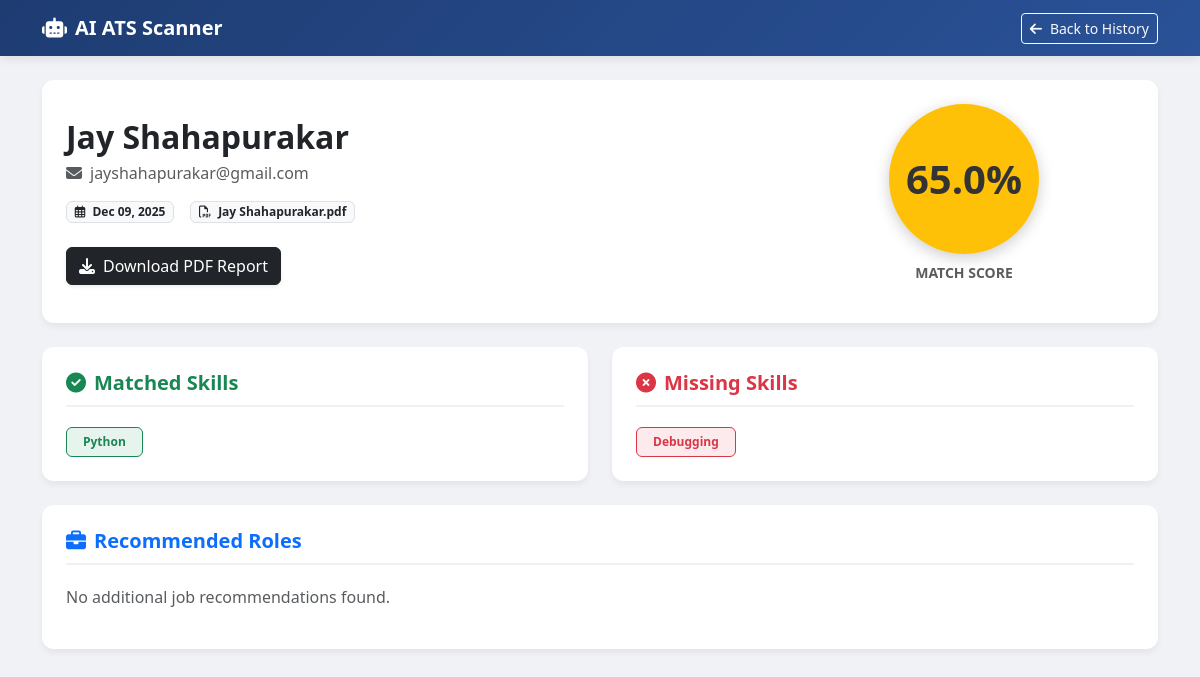
Screenshot of /history/17/ with the database file from the repository.
### scanner/models.py (models this page shows, shortened)
class ScanHistory(models.Model):
    user = models.ForeignKey(User, on_delete=models.CASCADE, null=True, blank=True)
    candidate_name = models.CharField(max_length=200, blank=True, null=True)
    email = models.CharField(max_length=200, blank=True, null=True)
    resume_filename = models.CharField(max_length=200)
    ats_score = models.FloatField()
    matched_skills = models.JSONField(default=list)
    missing_skills = models.JSONField(default=list)
    scan_date = models.DateTimeField(auto_now_add=True)

### scanner/views.py (the view)
# urls.py: path('history/<int:pk>/', views.view_scan, name='view_scan'),
def view_scan(request, pk):
    scan = get_object_or_404(ScanHistory, pk=pk)
    suggested_jobs = recommender.recommend_jobs(scan.matched_skills, JD_DATABASE)
    context = {
        'scan': scan,
        'jobs': suggested_jobs
    }
    return render(request, 'scanner/scan_detail.html', context)

### scanner/recommender.py (called while the page is built, shortened)
def recommend_jobs(resume_skills: list, jd_skill_database: dict, top_n=3) -> list:
    recommendations = []
    if not resume_skills or not jd_skill_database:
        return []

### scanner/templates/scanner/scan_detail.html (shortened to what this page needs)
<!DOCTYPE html>
<html lang="en">
<head>
    <link href="https://cdn.jsdelivr.net/npm/bootstrap@5.3.0/dist/css/bootstrap.min.css" rel="stylesheet">
    <link rel="stylesheet" href="https://cdnjs.cloudflare.com/ajax/libs/font-awesome/6.4.0/css/all.min.css">
</head>
<body>
<nav class="navbar navbar-expand-lg navbar-dark mb-4">
    <div class="container">
        <a class="navbar-brand" href="/"><i class="fas fa-robot me-2"></i>AI ATS Scanner</a>
        <div class="d-flex">
            <a href="/history" class="btn btn-outline-light btn-sm"><i class="fas fa-arrow-left me-2"></i>Back to History</a>
        </div>
    </div>
</nav>
<div class="container pb-5">
    <div class="card p-4 mb-4">
        <div class="row align-items-center">
            <div class="col-md-8">
                <h2 class="fw-bold text-dark mb-1">{{ scan.candidate_name }}</h2>
                <p class="text-muted mb-3"><i class="fas fa-envelope me-2"></i>{{ scan.email }}</p>
                <div class="d-flex gap-3">
                    <span class="badge bg-light text-dark border"><i class="far fa-calendar-alt me-1"></i> {{ scan.scan_date|date:"M d, Y" }}</span>
                    <span class="badge bg-light text-dark border"><i class="far fa-file-pdf me-1"></i> {{ scan.resume_filename }}</span>
                </div>
                <div class="mt-4">
                    <a href="{% url 'download_report' scan.id %}" class="btn btn-dark shadow-sm">
                        <i class="fas fa-download me-2"></i>Download PDF Report
                    </a>
                </div>
            </div>
            <div class="col-md-4 text-center">
                <div class="score-circle {% if scan.ats_score >= 80 %}bg-success-custom{% elif scan.ats_score >= 50 %}bg-warning-custom{% else %}bg-danger-custom{% endif %}">
                    {{ scan.ats_score }}%
                </div>
                <p class="mt-2 fw-bold text-muted small text-uppercase">Match Score</p>
            </div>
        </div>
    </div>
    <div class="row g-4">
        <div class="col-md-6">
            <div class="card p-4 h-100">
                <h5 class="section-title text-success"><i class="fas fa-check-circle me-2"></i>Matched Skills</h5>
                <div class="d-flex flex-wrap gap-2">
                    {% for skill in scan.matched_skills %}
                        <span class="badge bg-success bg-opacity-10 text-success border border-success px-3 py-2">{{ skill|title }}</span>
                    {% empty %}
                        <span class="text-muted">No matches found.</span>
                    {% endfor %}
                </div>
            </div>
        </div>
        <div class="col-md-6">
            <div class="card p-4 h-100">
                <h5 class="section-title text-danger"><i class="fas fa-times-circle me-2"></i>Missing Skills</h5>
                <div class="d-flex flex-wrap gap-2">
                    {% for skill in scan.missing_skills %}
                        <span class="badge bg-danger bg-opacity-10 text-danger border border-danger px-3 py-2">{{ skill|title }}</span>
                    {% empty %}
                        <span class="text-muted">No missing skills!</span>
                    {% endfor %}
                </div>
            </div>
        </div>
        <div class="col-12">
            <div class="card p-4">
                <h5 class="section-title text-primary"><i class="fas fa-briefcase me-2"></i>Recommended Roles</h5>
                {% if jobs %}
                <div class="table-responsive">
                    <table class="table table-hover align-middle">
                        <thead class="table-light">
                            <tr>
                                <th>Job Title</th>
                                <th class="text-end">Match Confidence</th>
                            </tr>
                        </thead>
                        <tbody>
                            {% for job in jobs %}
                            <tr>
                                <td class="fw-bold">{{ job.job_title }}</td>
                                <td class="text-end">
                                    {% if job.match_score > 70 %}
                                        <span class="badge bg-success">{{ job.match_score }}%</span>
                                    {% elif job.match_score > 40 %}
                                        <span class="badge bg-warning text-dark">{{ job.match_score }}%</span>
                                    {% else %}
                                        <span class="badge bg-secondary">{{ job.match_score }}%</span>
                                    {% endif %}
                                </td>
                            </tr>
                            {% endfor %}
                        </tbody>
                    </table>
                </div>
                {% else %}
                    <p class="text-muted">No additional job recommendations found.</p>
                {% endif %}
            </div>
        </div>
    </div>
</div>
</body>
</html>

### scanner/templates/scanner/scan_detail.html (style rules this page uses)
body { background-color: #f0f2f5; font-family: 'Segoe UI', Tahoma, Geneva, Verdana, sans-serif; }
.navbar { background: linear-gradient(135deg, #1e3c72 0%, #2a5298 100%); box-shadow: 0 2px 10px rgba(0,0,0,0.1); }
.navbar-brand { font-weight: 700; }
.score-circle { width: 150px; height: 150px; border-radius: 50%; display: flex; align-items: center; justify-content: center; margin: 0 auto; font-size: 2.5rem; font-weight: 700; color: white; box-shadow: 0 4px 15px rgba(0,0,0,0.2); }
.bg-warning-custom { background: #ffc107; color: #333; }
.card { border: none; border-radius: 12px; box-shadow: 0 4px 6px rgba(0,0,0,0.05); }
.section-title { font-weight: 600; color: #495057; border-bottom: 2px solid #f1f1f1; padding-bottom: 10px; margin-bottom: 20px; }

### rows the page displays
ScanHistory: candidate_name "Jay Shahapurakar", email "jayshahapurakar@gmail.com", scan_date "Dec 09, 2025", resume_filename "Jay Shahapurakar.pdf", ats_score "65.0"

### other values shown
{{ skill|title }} "Python"
{{ skill|title }} "Debugging"
